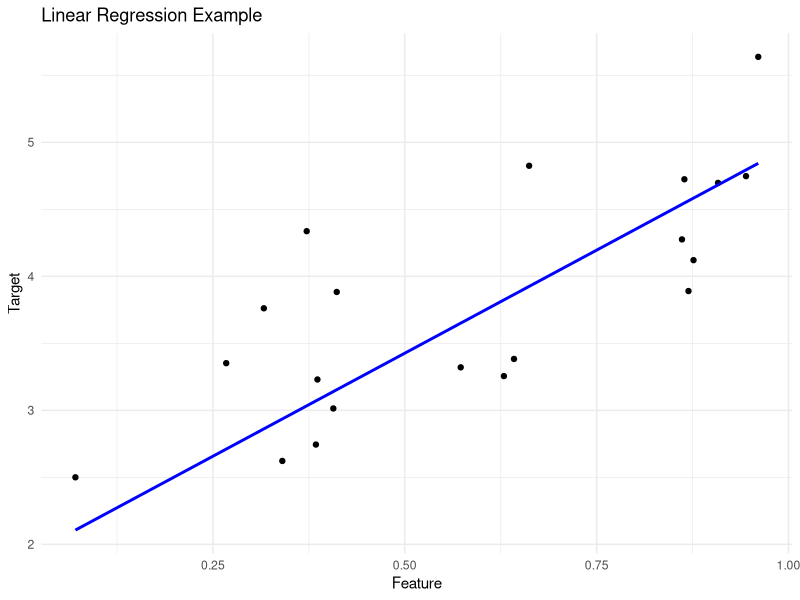

Here is the R script that generated this plot:
# Predictive Analytics Hello World in R

# Load necessary libraries
if (!requireNamespace("ggplot2", quietly = TRUE)) {
  install.packages("ggplot2")
}
library(ggplot2)

# Generate sample data
set.seed(0)
X <- runif(100, min=0, max=1)  # Feature
y <- 3 * X + 2 + rnorm(100, mean=0, sd=0.5)  # Target with noise

# Create a data frame
data <- data.frame(Feature = X, Target = y)

# Split the data into training and testing sets
set.seed(0)
train_indices <- sample(1:nrow(data), size = 0.8 * nrow(data))
train_data <- data[train_indices, ]
test_data <- data[-train_indices, ]

# Create a linear regression model
model <- lm(Target ~ Feature, data = train_data)

# Make predictions
predictions <- predict(model, newdata = test_data)

# Evaluate the model
mse <- mean((test_data$Target - predictions)^2)

# Print results
cat("Coefficients:", coef(model), "\n")
cat("Mean Squared Error:", mse, "\n")

# Plot the results
ggplot() +
  geom_point(data = test_data, aes(x = Feature, y = Target), color = "black") +
  geom_line(data = test_data, aes(x = Feature, y = predictions), color = "blue", size = 1) +
  labs(title = "Linear Regression Example", x = "Feature", y = "Target") +
  theme_minimal()
